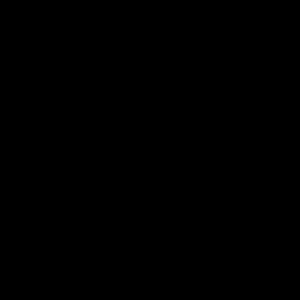
Frame 1 (no input)
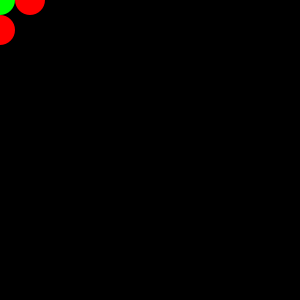
Frame 60 (the mouse pressed at the canvas centre just before this capture)
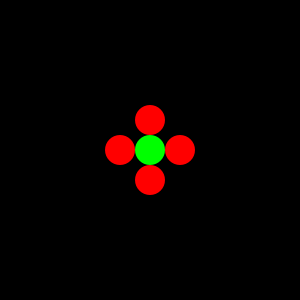
Frame 120 (the mouse held since frame 60 and released just before this capture)

The Processing sketch that drew these frames (run headless with seeded random() and noise(); from frame 60 on, the mouse is pressed at the canvas centre):

// Processing sketch: tarefa_04_funcao_flor
// ── tarefa_04_funcao_flor.pde
int x, y, r;
void setup() {
  size(300, 300);
  noStroke();
}

void draw() {
  background(0);
  flor4(x, y, r);
  circulo(x,y,r);
  r = 30;
}

void flor4(float i, float j, float l) {
  fill(255,0,0);
  circle(mouseX+30, mouseY, l);
  circle(mouseX-30, mouseY, l);
  circle(mouseX, mouseY+30, l);
  circle(mouseX, mouseY-30, l);
}

void circulo(float i, float j, float l){
  fill(0,255,0);
  circle(mouseX, mouseY, l);
}
